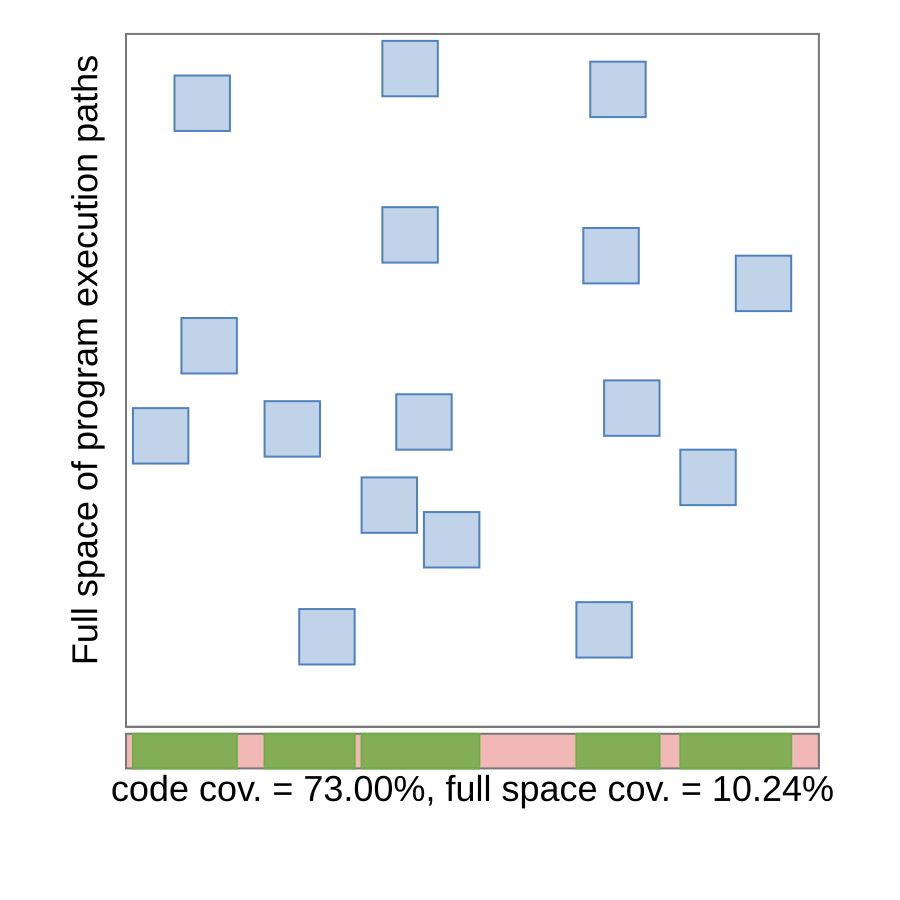

The gnuplot source for this figure:
set terminal svg size 900,900 dynamic enhanced font "Arial,36"
set output "/home/runner/work/coverage-talk/coverage-talk/target/generated-slides/images/coverage-06.svg"

unset key
unset border
unset xtics
unset ytics

set xrange [0:1]
set yrange [-0.12:1.01]
set size ratio -1

set lmargin at screen 0.14
set rmargin at screen 0.98
set bmargin at screen 0.1
set tmargin at screen 0.97

set style fill solid 0.35 noborder

# Main square frame
set object 1 rect from 0,0 to 1,1 fs empty border rgb "#777777" lw 2

# Patches
set object 2 rect at 0.12,0.55 size 0.08,0.08 fc rgb "#4F81BD" fs solid 0.35 border rgb "#4F81BD" lw 2
set object 3 rect at 0.38,0.32 size 0.08,0.08 fc rgb "#4F81BD" fs solid 0.35 border rgb "#4F81BD" lw 2
set object 4 rect at 0.43,0.44 size 0.08,0.08 fc rgb "#4F81BD" fs solid 0.35 border rgb "#4F81BD" lw 2
set object 5 rect at 0.84,0.36 size 0.08,0.08 fc rgb "#4F81BD" fs solid 0.35 border rgb "#4F81BD" lw 2
set object 6 rect at 0.11,0.9 size 0.08,0.08 fc rgb "#4F81BD" fs solid 0.35 border rgb "#4F81BD" lw 2
set object 7 rect at 0.05,0.42 size 0.08,0.08 fc rgb "#4F81BD" fs solid 0.35 border rgb "#4F81BD" lw 2
set object 8 rect at 0.7,0.68 size 0.08,0.08 fc rgb "#4F81BD" fs solid 0.35 border rgb "#4F81BD" lw 2
set object 9 rect at 0.69,0.14 size 0.08,0.08 fc rgb "#4F81BD" fs solid 0.35 border rgb "#4F81BD" lw 2
set object 10 rect at 0.92,0.64 size 0.08,0.08 fc rgb "#4F81BD" fs solid 0.35 border rgb "#4F81BD" lw 2
set object 11 rect at 0.71,0.92 size 0.08,0.08 fc rgb "#4F81BD" fs solid 0.35 border rgb "#4F81BD" lw 2
set object 12 rect at 0.41,0.71 size 0.08,0.08 fc rgb "#4F81BD" fs solid 0.35 border rgb "#4F81BD" lw 2
set object 13 rect at 0.47,0.27 size 0.08,0.08 fc rgb "#4F81BD" fs solid 0.35 border rgb "#4F81BD" lw 2
set object 14 rect at 0.24,0.43 size 0.08,0.08 fc rgb "#4F81BD" fs solid 0.35 border rgb "#4F81BD" lw 2
set object 15 rect at 0.73,0.46 size 0.08,0.08 fc rgb "#4F81BD" fs solid 0.35 border rgb "#4F81BD" lw 2
set object 16 rect at 0.29,0.13 size 0.08,0.08 fc rgb "#4F81BD" fs solid 0.35 border rgb "#4F81BD" lw 2
set object 17 rect at 0.41,0.95 size 0.08,0.08 fc rgb "#4F81BD" fs solid 0.35 border rgb "#4F81BD" lw 2

# Axes of the main space
set arrow 1 from 0,0 to 1,0 nohead lw 2 lc rgb "#777777"
set arrow 2 from 0,0 to 0,1 nohead lw 2 lc rgb "#777777"

# Projection bar directly under X axis
set object 18 rect from 0,-0.06 to 1,-0.01 fc rgb "#F2B8B5" fs solid 1.0 border rgb "#777777" lw 2

# Green projected intervals
set object 19 rect from 0.01,-0.06 to 0.16,-0.01 fc rgb "#70AD47" fs solid 0.85 border rgb "#70AD47" lw 2
set object 20 rect from 0.2,-0.06 to 0.33,-0.01 fc rgb "#70AD47" fs solid 0.85 border rgb "#70AD47" lw 2
set object 21 rect from 0.34,-0.06 to 0.51,-0.01 fc rgb "#70AD47" fs solid 0.85 border rgb "#70AD47" lw 2
set object 22 rect from 0.65,-0.06 to 0.77,-0.01 fc rgb "#70AD47" fs solid 0.85 border rgb "#70AD47" lw 2
set object 23 rect from 0.8,-0.06 to 0.96,-0.01 fc rgb "#70AD47" fs solid 0.85 border rgb "#70AD47" lw 2

# Labels
set label 1 "Full space of program execution paths" at screen 0.095, screen 0.6 rotate by 90 center font ",36"
set label 2 "code cov. = 73.00%, full space cov. = 10.24%" at 0.5,-0.09 center font ",36"

plot 1/0 notitle
